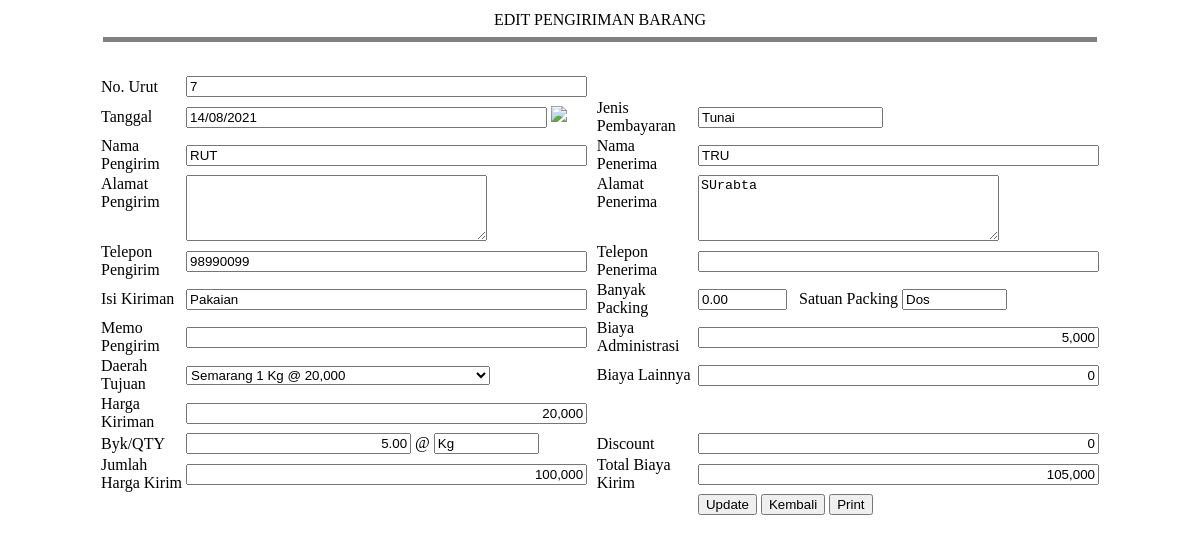
Screenshot of /modules/expedisi/barang_in.php?id=5 (signed in) with the database file from the repository.
### tables this page shows
CREATE TABLE IF NOT EXISTS `expedisi` (
  `id` int(11) NOT NULL AUTO_INCREMENT,
  `nourut` int(11) NOT NULL DEFAULT 0,
  `nonota` varchar(50) NOT NULL DEFAULT '0',
  `jenis_pembayaran` varchar(50) NOT NULL DEFAULT '0',
  `tanggal` date NOT NULL,
  `nama_pengirim` varchar(50) NOT NULL,
  `alamat_pengirim` text NOT NULL,
  `telpon_pengirim` varchar(50) NOT NULL,
  `isi_kiriman` varchar(50) NOT NULL,
  `satuan_packing` varchar(50) NOT NULL,
  `memo_pengirim` varchar(50) NOT NULL,
  `harga_barang_ttp` int(11) NOT NULL,
  `berat_barang` decimal(10,2) NOT NULL,
  `kubikasi` decimal(10,2) NOT NULL,
  `total_biaya` int(11) NOT NULL,
  `nama_penerima` varchar(50) NOT NULL,
  `alamat_penerima` text NOT NULL,
  `telepon_penerima` varchar(50) NOT NULL,
  `banyak_barang` decimal(10,2) NOT NULL,
  `satuan` varchar(50) NOT NULL,
  `jenis_layanan` varchar(50) NOT NULL,
  `biaya_administrasi` int(11) NOT NULL,
  `biaya_lainnya` int(11) NOT NULL,
  `discount` int(11) NOT NULL,
  `total_ongkos` int(11) NOT NULL,
  `closing` char(1) NOT NULL DEFAULT 'N',
  PRIMARY KEY (`id`)
);

CREATE TABLE IF NOT EXISTS `jenis_layanan` (
  `id` int(11) NOT NULL AUTO_INCREMENT,
  `layanan` varchar(50) DEFAULT NULL,
  `satuan` varchar(50) DEFAULT NULL,
  `harga` int(11) DEFAULT NULL,
  PRIMARY KEY (`id`)
);

### modules/expedisi/barang_in.php (the view, shortened to what this page needs)
<?php @session_start();
	if(isset($_GET["id"])){
		$SQLData = "select * from expedisi WHERE id = '". $_GET["id"] ."' AND closing = 0";
		$hasildata = mysql_query($SQLData) or die(mysql_error());
		$datas = mysql_fetch_array($hasildata);
	}
?>
<link href="../../assets/jquery.loader.css" rel="stylesheet" /></script>
<link  href="../../assets/thickbox/thickbox.css" rel="stylesheet" type="text/css" />
<link href="../../assets/kalendar_files/calendar.css" rel="stylesheet" type="text/css">
<table width="1000" border="0" align="center">
  <tr>
    <td width="652" align="center" valign="top"><?php echo isset($_GET["id"]) ? "EDIT" : "INPUT"; ?> PENGIRIMAN BARANG
      <hr size="5" noshade="noshade" /></td>
  </tr>
</table>
<form name="pengiriman-form" id="pengiriman-form" method="post" action="">
<table width="1000" border="0" align="center" style="border-collapse:collapse">
  <tr>
    <td colspan="5">&nbsp;</td>
  </tr>
  <tr>
    <td colspan="5"><span class="loading"></span><div id="test3response"></div></td>
  </tr>
  <tr>
    <td>No. Urut</td>
    <td><input type="text" size="47"  name="nourut" id="nourut" readonly="readonly" value="<?php
	$SQLn = "SELECT nourut FROM expedisi WHERE id = '".$_GET["id"]."'";
	$hasiln = mysql_query($SQLn);
	$barisn = mysql_fetch_array($hasiln);
	echo isset($_GET["id"]) ? $barisn[0] : ""; ?>" /></td>
    <td width="20" rowspan="12">&nbsp;</td>
    <td colspan="2">&nbsp;</td>
  </tr>
  <tr>
    <td width="249">Tanggal</td>
    <td width="227"><input type="text" name="tanggal" id="tanggal" size="42" class="required" title="*" value="<?php
		echo date('d/m/Y');
		?>" <?php  if($_GET['nomor']<>""){ ?>  readonly="true"  <?php  }?> />
          <a href="javascript:showCalendar('tanggal')"><img src="../../assets/kalendar_files/calendar_icon.gif" border="0"></a></td>
    <td width="243">Jenis Pembayaran</td>
    <td width="227">
    <?php if(isset($_GET["id"])){ ?>
    	<input name="jenis_pembayaran" value="<?php echo $datas["jenis_pembayaran"]; ?>" readonly="readonly" />
    <?php } ?></td>
  </tr>
  <tr>
    <td>Nama Pengirim</td>
    <td><input type="text" size="47"  name="nama_pengirim"  value="<?php echo $datas["nama_pengirim"];?>" /></td>
    <td>Nama Penerima</td>
    <td><input type="text" size="47"  name="nama_penerima" value="<?php echo $datas["nama_penerima"];?>" /></td>
  </tr>
  <tr>
    <td valign="top">Alamat Pengirim</td>
    <td><textarea name="alamat_pengirim" cols="35" rows="4"><?php echo $datas["alamat_pengirim"];?></textarea></td>
    <td valign="top">Alamat Penerima</td>
    <td><textarea name="alamat_penerima" cols="35" rows="4"><?php echo $datas["alamat_penerima"];?></textarea></td>
  </tr>
  <tr>
    <td>Telepon Pengirim</td>
    <td><input type="text" size="47"  name="telpon_pengirim" value="<?php echo $datas["telpon_pengirim"];?>"/></td>
    <td>Telepon Penerima</td>
    <td><input type="text" size="47"  name="telepon_penerima"  value="<?php echo $datas["telepon_penerima"];?>" /></td>
  </tr>
  <tr>
    <td>Isi Kiriman</td>
    <td><input type="text" size="47" value="<?php echo $datas["isi_kiriman"];?>"  name="isi_kiriman" /></td>
    <td>Banyak Packing</td>
    <td><input type="text" size="8" value="<?php echo $datas["banyak_barang"];?>"   name="banyak_barang" />
    &nbsp;&nbsp;Satuan Packing <input type="text" size="10" value="<?php echo $datas["satuan_packing"];?>"   name="satuan_packing" /></td>
  </tr>
  <tr>
    <td>Memo Pengirim</td>
    <td><input type="text" size="47"  name="memo_pengirim" value="<?php echo $datas["memo_pengirim"];?>" /></td>
    <td>Biaya Administrasi</td>
    <td><input type="text" size="47"  name="biaya_administrasi"   id="biaya_administrasi"  value="<?php echo isset($_GET["id"])? number_format($datas["biaya_administrasi"]) : "0.0";?>"    onkeyup="hitung();" class="kanan" /></td>
  </tr>
  <tr>
    <td>Daerah Tujuan</td>
    <td><select name="jenis_layanan" id="jenis_layanan" style="width:304px" >
      <?php
		$SQLL = "SELECT * FROM jenis_layanan WHERE layanan <> ''";
		$hasill = mysql_query($SQLL);
		while($barisl = mysql_fetch_array($hasill)){
	?>
      <option value="<?php echo $barisl["id"]; ?>" <?php if($barisl["id"]==$datas["jenis_layanan"]) { ?> selected="selected" <?php } ?>><?php echo $barisl["layanan"]; ?> 1 </option>
      <?php } ?>
    </select></td>
    <td>Biaya Lainnya</td>
    <td><input type="text" size="47"  name="biaya_lainnya" id="biaya_lainnya"  value="<?php echo isset($_GET["id"])? number_format($datas["biaya_lainnya"]) : "0";?>"  class="kanan" onkeyup="hitung();" /></td>
  </tr>
  <tr>
    <td>Harga Kiriman</td>
    <td><input type="text" size="47"   onkeyup="hitung();" name="harga_barang_ttp" id="harga_barang_ttp" value="<?php echo number_format($datas["harga_barang_ttp"]);?>" class="kanan" /></td>
    <td>&nbsp;</td>
    <td><input type="hidden" size="47" readonly="readonly" class="kanan"  id="total_biaya"  value="<?php echo number_format($datas["total_biaya"]);?>"   name="total_biaya" /></td>
  </tr>
  <tr>
    <td>Byk/QTY</td>
    <td><input type="text" class="kananDes" size="25"  name="berat_barang"   id="berat_barang" onkeyup="hitung();"  value="<?php echo isset($_GET["id"])?($datas["berat_barang"]) : "1.0";?>" /> @ <input type="text" name="satuan" id="satuan"   value="<?php echo isset($_GET["id"])?($datas["satuan"]) : "";?>"  size="10" /></td>
    <td>Discount</td>
    <td><input type="text" size="47" class="kanan"  name="discount" id="discount" onkeyup="hitung()"  value="<?php echo number_format($datas["discount"]);?>"    /></td>
  </tr>
  <tr>
    <td>Jumlah Harga Kirim</td>
    <td><input type="text" size="47" class="kanan" readonly="readonly"  name="kubikasi" value="<?php echo number_format($datas["kubikasi"]);?>"   id="kubikasi" /></td>
    <td>Total Biaya Kirim</td>
    <td><input type="text" size="47" class="kanan" readonly="readonly"  id="total_ongkos"  value="<?php echo number_format($datas["total_ongkos"]);?>"     name="total_ongkos" /></td>
  </tr>
  <tr>
    <td>&nbsp;</td>
    <td>&nbsp;</td>
    <td>&nbsp;</td>
    <td>
    <?php if(isset($_GET["id"])){ ?>
    <input type="button"  id="edit" value="Update" />
    <input type="button"  id="edit" value="Kembali" onclick="window.history.back()" />
    <?php } else { ?>
    <input type="button" id="submit-form" value="Simpan" />
    <input type="button" id="baru" value="Baru" onclick="no_urut();" />
<input type="button" id="list" value="List" onclick="pindah()"; />    <?php } ?>
<input type="button"  id="print" value="Print" onclick="printing_sa()" /></td>
  </tr>
</table>
</form>

### modules/expedisi/barang_in.php (style rules this page uses)
input.kanan { text-align:right; }
input.kananDes { text-align:right; }

### rows the page displays
expedisi: nourut "7", jenis_pembayaran "Tunai", nama_pengirim "RUT", nama_penerima "TRU", alamat_penerima "SUrabta", telpon_pengirim "98990099", isi_kiriman "Pakaian", banyak_barang "0.00", satuan_packing "Dos", biaya_administrasi "5,000", jenis_layanan "Semarang 1 Kg @ 20,000", biaya_lainnya "0", harga_barang_ttp "20,000", berat_barang "5.00", satuan "Kg", discount "0", kubikasi "100,000", total_ongkos "105,000"
